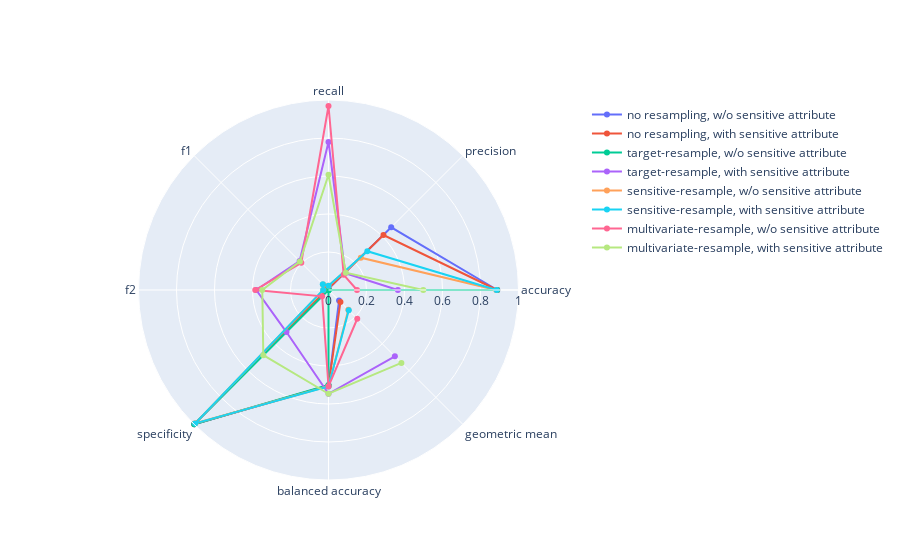

Here is the notebook cell this chart was saved with:
### Code cell
categories = ['accuracy', 'precision', 'recall', 'f1', 'f2', 'specificity', 'balanced accuracy', 'geometric mean']
dataset_ref = [ 'no resampling, w/o sensitive attribute', 'no resampling, with sensitive attribute', \
                    'target-resample, w/o sensitive attribute', 'target-resample, with sensitive attribute', \
                    'sensitive-resample, w/o sensitive attribute', 'sensitive-resample, with sensitive attribute', \
                    'multivariate-resample, w/o sensitive attribute', 'multivariate-resample, with sensitive attribute']


fig = go.Figure()

for res_list,ref in zip(performance_results_eq_odds, dataset_ref):

  fig.add_trace(go.Scatterpolar(
        r=res_list,
        theta=categories,
        # fill='toself',
        name=ref
  ))


fig.update_layout(
  polar=dict(
    radialaxis=dict(
      visible=True,
      range=[0, 1]
    )),
  showlegend=True
)

fig.show()

### Figure 1 — Plotly figure (JSON) as saved in the notebook; plotly's stock layout.template omitted (floating-point values rounded to 4 significant figures)
{"data": [{"name": "no resampling, w/o sensitive attribute", "r": [0.8883, 0.4667, 0.006165, 0.01217, 0.00768, 0.9991, 0.5026, 0.07848], "theta": ["accuracy", "precision", "recall", "f1", "f2", "specificity", "balanced accuracy", "geometric mean"], "type": "scatterpolar"}, {"name": "no resampling, with sensitive attribute", "r": [0.888, 0.4091, 0.007926, 0.01555, 0.00986, 0.9986, 0.5032, 0.08896], "theta": ["accuracy", "precision", "recall", "f1", "f2", "specificity", "balanced accuracy", "geometric mean"], "type": "scatterpolar"}, {"name": "target-resample, w/o sensitive attribute", "r": [0.8878, 0, 0, 0, 0, 0.9993, 0.4997, 0], "theta": ["accuracy", "precision", "recall", "f1", "f2", "specificity", "balanced accuracy", "geometric mean"], "type": "scatterpolar"}, {"name": "target-resample, with sensitive attribute", "r": [0.3651, 0.1247, 0.7794, 0.215, 0.3802, 0.3131, 0.5462, 0.494], "theta": ["accuracy", "precision", "recall", "f1", "f2", "specificity", "balanced accuracy", "geometric mean"], "type": "scatterpolar"}, {"name": "sensitive-resample, w/o sensitive attribute", "r": [0.8831, 0.2404, 0.02202, 0.04034, 0.0269, 0.9913, 0.5066, 0.1477], "theta": ["accuracy", "precision", "recall", "f1", "f2", "specificity", "balanced accuracy", "geometric mean"], "type": "scatterpolar"}, {"name": "sensitive-resample, with sensitive attribute", "r": [0.8847, 0.2889, 0.0229, 0.04243, 0.02807, 0.9929, 0.5079, 0.1508], "theta": ["accuracy", "precision", "recall", "f1", "f2", "specificity", "balanced accuracy", "geometric mean"], "type": "scatterpolar"}, {"name": "multivariate-resample, w/o sensitive attribute", "r": [0.1501, 0.1132, 0.9683, 0.2027, 0.3857, 0.04728, 0.5078, 0.214], "theta": ["accuracy", "precision", "recall", "f1", "f2", "specificity", "balanced accuracy", "geometric mean"], "type": "scatterpolar"}, {"name": "multivariate-resample, with sensitive attribute", "r": [0.4988, 0.129, 0.6068, 0.2127, 0.3485, 0.4852, 0.546, 0.5426], "theta": ["accuracy", "precision", "recall", "f1", "f2", "specificity", "balanced accuracy", "geometric mean"], "type": "scatterpolar"}], "layout": {"polar": {"radialaxis": {"range": [0, 1], "visible": true}}, "showlegend": true}}
